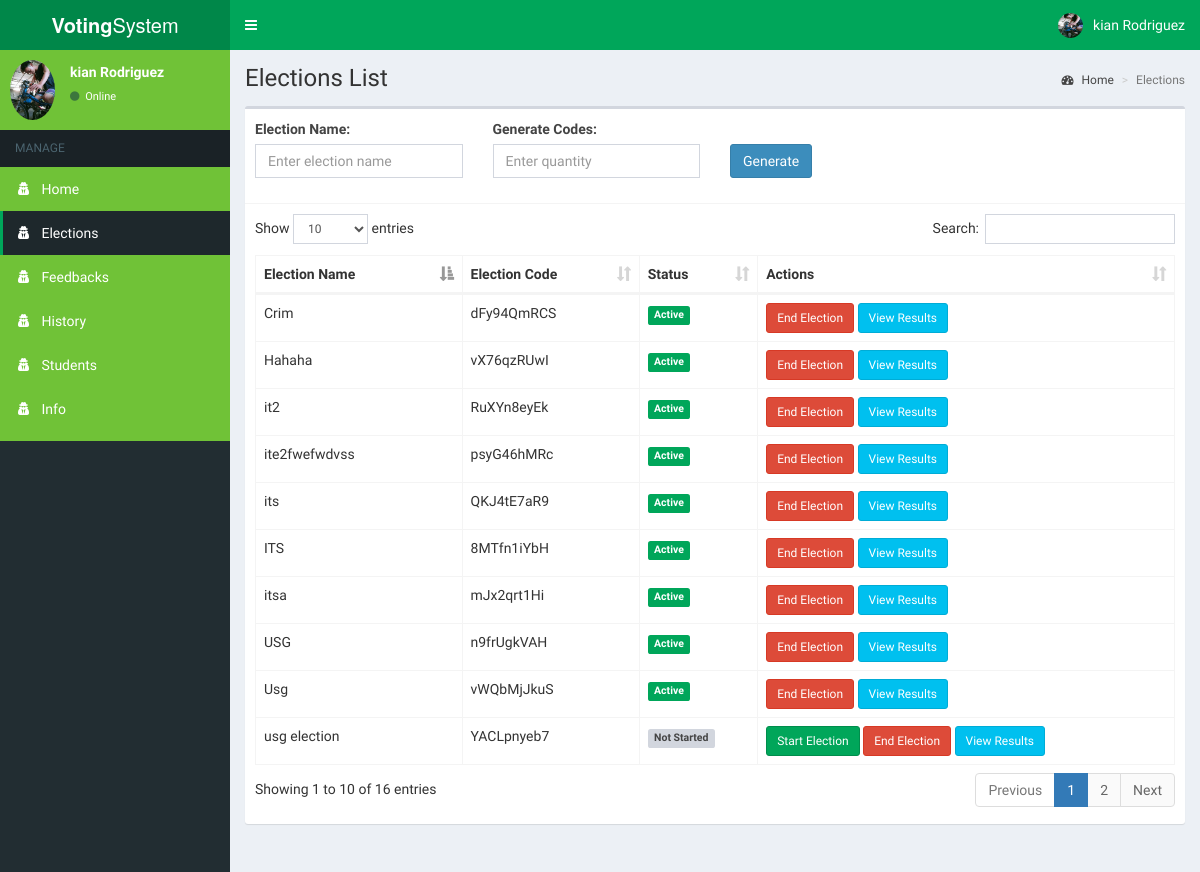
/admin/sub_admins.php (signed in), run on the app's committed database.
### tables this page shows
CREATE TABLE `elections` (
  `id` int(11) NOT NULL,
  `name` varchar(100) NOT NULL,
  `election_code` varchar(60) NOT NULL,
  `status` tinyint(1) DEFAULT 0
);

### admin/includes/session.php (called while the page is built, shortened)
<?php
	include 'includes/conn.php';
	if(!isset($_SESSION['admin']) || empty($_SESSION['admin'])) {
		header('location: index.php');
		exit();
	}
	 else {
		$sql = "SELECT * FROM admin WHERE id = '".$_SESSION['admin']."'";
		$query = $conn->query($sql);
		$user = $query->fetch_assoc();
	}
?>

### admin/sub_admins.php (the view, shortened to what this page needs)
<?php
include 'includes/session.php';
?>
<?php include 'includes/header.php'; ?>
<body class="hold-transition skin-green sidebar-mini">
<div class="wrapper">
  <?php include 'includes/navbar.php'; ?>
  <?php include 'includes/menubar1.php'; ?>
  <div class="content-wrapper">
    <section class="content-header">
      <h1>Elections List</h1>
      <ol class="breadcrumb">
        <li><a href="#"><i class="fa fa-dashboard"></i> Home</a></li>
        <li class="active">Elections</li>
      </ol>
    </section>
    <section class="content">
      <div class="row">
        <div class="col-xs-12">
          <div class="box">
            <div class="box-header with-border">
              <form action="" method="post">
                <div class="row">
                  <div class="col-md-3">
                    <div class="form-group">
                      <label>Election Name:</label>
                      <input type="text" name="election_name" class="form-control" placeholder="Enter election name" required>
                    </div>
                  </div>
                  <div class="col-md-3">
                    <div class="form-group">
                      <label>Generate Codes:</label>
                      <input type="number" name="quantity" class="form-control" placeholder="Enter quantity" required>
                    </div>
                  </div>
                  <div class="col-md-2">
                    <div class="form-group">
                      <button type="submit" name="generate" class="btn btn-primary" style="margin-top: 25px;">Generate</button>
                    </div>
                  </div>
                </div>
              </form>
            </div>
            <div class="box-body" style="overflow-x: auto;">
              <table id="example1" class="table table-bordered">
                <thead>
                  <tr>
                    <th>Election Name</th>
                    <th>Election Code</th>
                    <th>Status</th>
                    <th>Actions</th>
                  </tr>
                </thead>
                <tbody>
                  <?php
                    $sql = "SELECT * FROM elections";
                    $result = $conn->query($sql);
                    if ($result->num_rows > 0) {
                      while ($row = $result->fetch_assoc()) {
                        $status = ($row['status'] == 1) ? '<span class="label label-success">Active</span>' : '<span class="label label-default">Not Started</span>';
                        $election_code = $row['election_code'];
                        echo "
                          <tr>
                            <td>" . $row['name'] . "</td>
                            <td>" . $election_code . "</td>
                            <td>" . $status . "</td>
                            <td>";
                        if ($row['status'] == 0) {
                          echo "
                            <form method='POST' action='' style='display:inline;'>
                              <input type='hidden' name='election_id' value='" . $row['id'] . "'>
                              <button type='submit' name='start_election' class='btn btn-success btn-sm'>Start Election</button>
                            </form> ";
                        }
                        echo "
                            <form method='POST' action='' style='display:inline;' onsubmit='return confirm(\"Are you sure you want to end this election? All data will be archived.\");'>
                              <input type='hidden' name='election_id' value='" . $row['id'] . "'>
                              <button type='submit' name='end_election' class='btn btn-danger btn-sm'>End Election</button>
                            </form>
                            <form method='GET' action='result.php' style='display:inline;'>
                              <input type='hidden' name='election_id' value='" . $row['id'] . "'>
                              <button type='submit' class='btn btn-info btn-sm'>View Results</button>
                            </form>
                            </td>
                          </tr>";
                      }
                    } else {
                      echo "<tr><td colspan='4'>No elections found</td></tr>";
                    }
                  ?>
                </tbody>
              </table>
            </div>
          </div>
        </div>
      </div>
    </section>
  </div>
</div>
</body>
</html>

### admin/includes/navbar.php (shortened to what this page needs)
<header class="main-header">
  <a href="#" class="logo">
    <span class="logo-lg"><b>Voting</b>System</span>
  </a>
  <nav class="navbar navbar-static-top">
    <a href="#" class="sidebar-toggle" data-toggle="push-menu" role="button">
    </a>
    <div class="navbar-custom-menu">
      <ul class="nav navbar-nav">
        <li class="dropdown user user-menu">
          <a href="#" class="dropdown-toggle" data-toggle="dropdown">
            <img src="<?php echo (!empty($user['photo'])) ? '../images/'.$user['photo'] : '../images/profile.jpg'; ?>" class="user-image" alt="User Image">
            <span class="hidden-xs"><?php echo $user['firstname'].' '.$user['lastname']; ?></span>
          </a>
        </li>
      </ul>
    </div>
  </nav>
</header>

### admin/includes/menubar1.php (shortened to what this page needs)
<aside class="main-sidebar">
  <section class="sidebar" style="background-color: #70C237; color: #fff;">
    <div class="user-panel">
      <div class="pull-left image">
        <img src="<?php echo (!empty($user['photo'])) ? '../images/'.$user['photo'] : '../images/profile.jpg'; ?>" class="img-circle" alt="User Image">
      </div>
      <div class="pull-left info">
        <p><?php echo $user['firstname'].' '.$user['lastname']; ?></p>
        <a><i class="fa fa-circle text-success"></i> Online</a>
      </div>
    </div>
    <ul class="sidebar-menu" data-widget="tree">
      <li class="header">MANAGE</li>
      <li class=""><a href="home.php" style="color: #fff;"><i class="fa fa-user-secret"></i> <span>Home</span></a></li>
      <li class=""><a href="sub_admins.php" style="color: #fff;"><i class="fa fa-user-secret"></i> <span>Elections</span></a></li>
      <li class=""><a href="feedback.php" style="color: #fff;"><i class="fa fa-user-secret"></i> <span>Feedbacks</span></a></li>
      <li class=""><a href="history.php" style="color: #fff;"><i class="fa fa-user-secret"></i> <span>History</span></a></li>
      <li class=""><a href="students.php" style="color: #fff;"><i class="fa fa-user-secret"></i> <span>Students</span></a></li>
      <li class=""><a href="info.php" style="color: #fff;"><i class="fa fa-user-secret"></i> <span>Info</span></a></li>
  </ul>
  </section>
</aside>

### data on the page
elections: name "its", election_code "QKJ4tE7aR9", status "Active"
elections: name "itsa", election_code "mJx2qrt1Hi", status "Active"
elections: name "ITS", election_code "8MTfn1iYbH", status "Active"
elections: name "USG", election_code "n9frUgkVAH", status "Active"
elections: name "ite2fwefwdvss", election_code "psyG46hMRc", status "Active"
elections: name "Usg", election_code "vWQbMjJkuS", status "Active"
elections: name "Hahaha", election_code "vX76qzRUwI", status "Active"
elections: name "it2", election_code "RuXYn8eyEk", status "Active"
elections: name "usg election", election_code "YACLpnyeb7", status "Not Started"
elections: name "Crim", election_code "dFy94QmRCS", status "Active"

### other printed values
$user['firstname'] "kian"
$user['lastname'] "Rodriguez"
